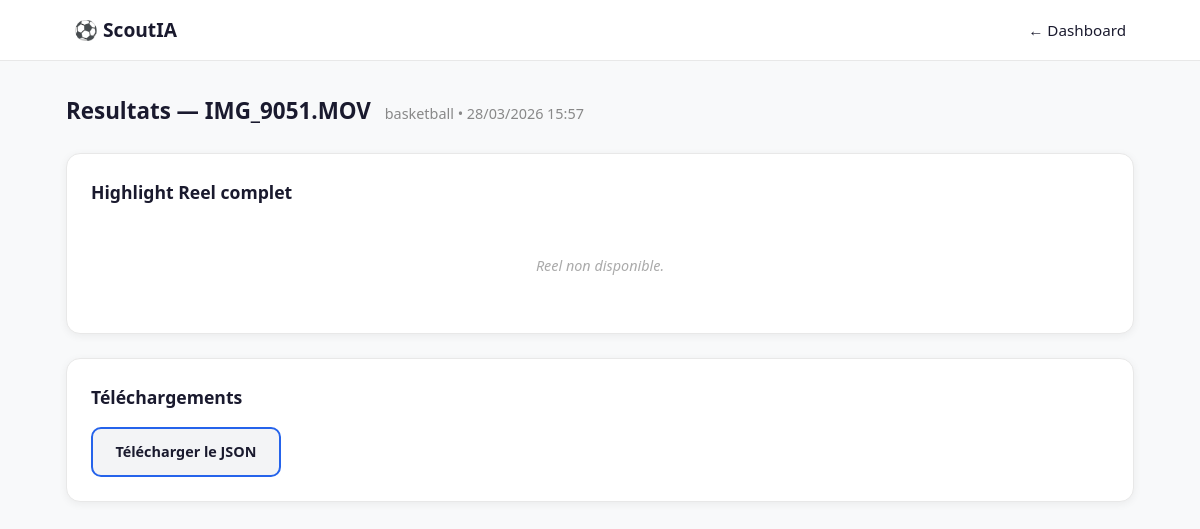
The page /results/1 (signed in) on the database its author committed.
### app.py (models this page shows)
class Analysis(db.Model):
    id           = db.Column(db.Integer,      primary_key=True)
    user_id      = db.Column(db.Integer,      nullable=False)
    filename     = db.Column(db.String(200))
    sport        = db.Column(db.String(50),   default="football")
    status       = db.Column(db.String(20),   default="pending")
    progress     = db.Column(db.Integer,      default=0)
    progress_msg = db.Column(db.String(200),  default="En attente...")
    result_json  = db.Column(db.Text)
    output_dir   = db.Column(db.String(300))
    created_at   = db.Column(db.DateTime,     default=datetime.utcnow)

### app.py (the view)
@app.route("/results/<int:id>")
@login_required
def results(id):
    a = db.session.get(Analysis, id)
    if not a or a.user_id != current_user.id:
        flash("Analyse introuvable")
        return redirect(url_for("dashboard"))
    result = json.loads(a.result_json) if a.result_json else {}
    return render_template(
        "results.html",
        analysis    = a,
        result      = result,
        can_pdf     = current_user.can("pdf"),
        can_montage = current_user.can("montage")
    )

### app.py (called while the page is built)
@login_manager.user_loader
def load_user(user_id):
    return db.session.get(User, int(user_id))

    def can(self, feature):
        return config.PLANS.get(self.plan, {}).get(feature, False)

### templates/results.html (shortened to what this page needs)
<!DOCTYPE html>
<html lang="fr">
<head>
<link rel="stylesheet" href="{{ url_for('static', filename='style.css') }}">
</head>
<body>
<nav>
    <div class="nav-inner">
        <a href="/" class="logo">⚽ ScoutIA</a>
        <div class="nav-links">
            <a href="/dashboard">← Dashboard</a>
        </div>
    </div>
</nav>
<div class="results-page">
    <h1 style="font-size:1.4rem;font-weight:700;color:#1a1a2e;margin-bottom:1.5rem">
        Resultats — {{ analysis.filename }}
        <span style="font-size:.9rem;color:#888;font-weight:400;margin-left:.5rem">
            {{ analysis.sport }} • {{ analysis.created_at.strftime('%d/%m/%Y %H:%M') }}
        </span>
    </h1>
    <div class="result-section">
        <h2>Highlight Reel complet</h2>
        {% if result.reel %}
        <video controls class="reel-video">
            <source src="/files/{{ analysis.id }}/reel.mp4" type="video/mp4">
            Votre navigateur ne supporte pas la video.
        </video>
        <div class="btn-row">
            <a href="/files/{{ analysis.id }}/reel.mp4" download class="btn-secondary">
                Telecharger le reel
            </a>
        </div>
        {% else %}
            <p class="empty-state">Reel non disponible.</p>
        {% endif %}
    </div>
    <div class="result-section">
        <h2>Téléchargements</h2>
        <div class="btn-row">
            <a href="/files/{{ analysis.id }}/analysis.json" download class="btn-secondary">
                Télécharger le JSON
            </a>
        </div>
    </div>
</div>
</body>
</html>

### static/style.css (style rules this page uses)
*, *::before, *::after { box-sizing: border-box; margin: 0; padding: 0; }
body { font-family: system-ui, sans-serif; background: #f8f9fa; color: #1a1a2e; line-height: 1.6; }
a { color: inherit; text-decoration: none; }
nav { background: #fff; border-bottom: 1px solid #e8e8e8; position: sticky; top: 0; z-index: 100; }
.nav-inner { max-width: 1100px; margin: 0 auto; padding: 0 1.5rem; height: 60px; display: flex; align-items: center; justify-content: space-between; }
.logo { font-size: 1.2rem; font-weight: 700; color: #1a1a2e; }
.nav-links { display: flex; align-items: center; gap: 1.5rem; font-size: 0.95rem; }
.btn-secondary { display: inline-block; background: #fff; color: #2563eb; padding: 0.7rem 1.5rem; border-radius: 8px; font-weight: 600; border: 2px solid #2563eb; cursor: pointer; font-size: 1rem; }
.empty-state { color: #999; text-align: center; padding: 2rem; }
.results-page { max-width: 900px; margin: 2rem auto; padding: 0 1.5rem; }
.results-page h1 { font-size: 1.6rem; margin-bottom: 2rem; }
.result-section { background: #fff; border: 1px solid #e8e8e8; border-radius: 12px; padding: 1.5rem; margin-bottom: 1.5rem; }
.result-section h2 { font-size: 1.15rem; margin-bottom: 1rem; }

### templates/results.html (style rules this page uses)
.results-page { max-width: 1100px; margin: 2rem auto; padding: 0 1rem; }
.result-section { background: #fff; border-radius: 14px; padding: 1.5rem; margin-bottom: 1.5rem; box-shadow: 0 2px 8px rgba(0,0,0,.06); }
.result-section h2 { font-size: 1.1rem; font-weight: 700; color: #1a1a2e; margin-bottom: 1rem; }
.btn-row { display: flex; gap: 1rem; flex-wrap: wrap; margin-top: 1rem; }
.btn-secondary { background: #f3f4f6; color: #1a1a2e; padding: .7rem 1.4rem; border-radius: 10px; text-decoration: none; font-weight: 600; font-size: .9rem; display: inline-block; }
.empty-state { color: #aaa; font-size: .9rem; font-style: italic; }

### rows shown on the page
Analysis: filename "IMG_9051.MOV", sport "basketball", created_at "28/03/2026 15:57"
